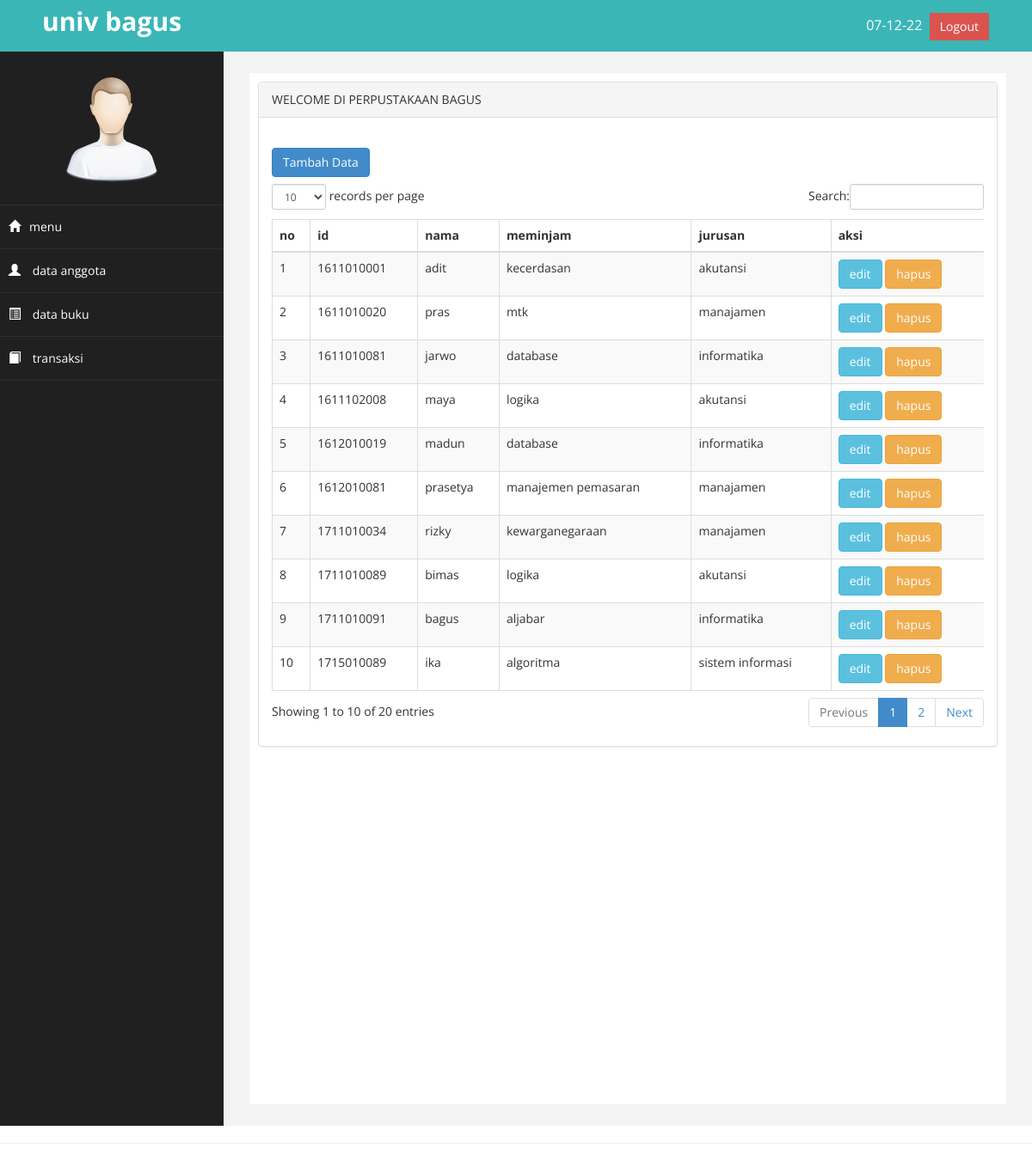
Screenshot of /tugas/index.php?page=anggota with the database file from the repository.
### tables this page shows
CREATE TABLE `db_anggota` (
  `id` int(30) NOT NULL,
  `nama` varchar(30) NOT NULL,
  `meminjam` varchar(70) NOT NULL,
  `jurusan` varchar(30) NOT NULL,
  `aksi` int(15) NOT NULL
);

### tugas/page/anggota/dataanggota.php (the view, shortened to what this page needs)
    <div class="row">
        <div class="col-md-12">
            <div class="panel panel-default">
                <div class="panel-heading">
                <div id="runningtext">
<marquee behavior="scroll" scrollamount="3" onmouseover="this.stop();" onmouseout="this.start();" direction="left">
    WELCOME DI PERPUSTAKAAN BAGUS
</marquee>
</div>
</div>
                <div class="panel-body">
                    <div class="table-responsive">
                        <table class="table table-striped table-bordered table-hover" id="dataTables-example">
                            <thead>
                                   <tr>
                                    <th>no</th>
                                    <th>id</th>
                                    <th>nama</th>
                                    <th>meminjam</th>
                                    <th>jurusan</th>
                                    <th>aksi</th>
                                </tr>
                            </thead>
                            <tbody>
                                <?php
                                $no=1;
                                $sql= $koneksi->query ("select *from db_anggota");
                                while ($data=$sql->fetch_assoc()){
                                ?>
                                <tr>
                                    <td><?php echo $no++;?></td>
                                    <td><?php echo $data ['id'];?></td>
                                    <td><?php echo $data ['nama'];?></td>
                                    <td><?php echo $data ['meminjam'];?></td>
                                    <td><?php echo $data ['jurusan'];?></td>
                                    <td>
                                        <a href="?page=anggota&aksi=ubah&id=<?php echo $data['id']; ?>" class="btn btn-info">edit</a>
                                        <a onclick="return confirm ('Anda Yakin Akan Mengapus Data ini.....???)"
                                            href="?page=anggota&aksi=hapus&id=<?php echo $data['id']; ?>" class="btn btn-warning">hapus </a>
                                    </td>
                                </tr>
                            <?php } ?>
                            <br>
                            <a href="?page=anggota&aksi=tambah" class="btn btn-primary" style="margin-bottom:8px;">Tambah Data </a>
                        </tbody>
                    </table>
                </div>
            </div>
        </div>
    </div>
         </div>
                </div>
                </div>
                </div>

### tugas/index.php (shortened to what this page needs)
<?php
$koneksi = new mysqli ("localhost","root","","perpus");
?>
<!DOCTYPE html>
<html xmlns="http://www.w3.org/1999/xhtml">
<head>
    <link href="assets/css/bootstrap.css" rel="stylesheet" />
    <link href="assets/css/font-awesome.css" rel="stylesheet" />
    <link href="assets/css/custom.css" rel="stylesheet" />
     <link href="assets/js/dataTables/dataTables.bootstrap.css" rel="stylesheet" />
</head>
<body>
    <div id="wrapper">
        <nav class="navbar navbar-default navbar-cls-top " role="navigation" style="margin-bottom: 0">
            <div class="navbar-header">
                <a class="navbar-brand" >univ bagus</a>
            </div>
  <div style="color: white;
padding: 15px 50px 5px 50px;
float: right;
font-size: 16px;"><?php echo date('d-m-y');?> &nbsp;<a href="login.php " class="btn btn-danger square-btn-adjust">Logout</a> </div>
        </nav>
                <nav class="navbar-default navbar-side" role="navigation">
            <div class="sidebar-collapse">
                <ul class="nav" id="main-menu">
				<li class="text-center">
                    <img src="assets/img/find_user.png" class="user-image img-responsive"/>
					</li>
                    <li>
                        <a  href="?page=home "><i class="glyphicon glyphicon-home fa-1x"></i>menu </a>
                    </li>
                    <li>
                        <a  href="?page=anggota"><i class="glyphicon glyphicon-user fa-1x"></i> data anggota</a>
                    </li>
                     <li>
                        <a  href="?page=buku"><i class="glyphicon glyphicon-list-alt fa-1x"></i> data buku</a>
                    </li>
                     <li>
                        <a  href="?page=transaksi"><i class=" glyphicon glyphicon-book fa-1x "></i> transaksi </a>
                    </li>
                </ul>
            </div>
        </nav>
        <div id="page-wrapper" >
            <div id="page-inner">
                <div class="row">
                    <div class="col-md-12">
                     <?php
                    $page=$_GET ['page'];
                    $aksi=$_GET ['aksi'];
                    if ($page == "anggota") {
                        if ($aksi == "") {
                            include "page/anggota/dataanggota.php";
                        }elseif ($aksi == "tambah") {
                            include "page/anggota/tambah.php";
                        }elseif ($aksi == "ubah") {
                            include "page/anggota/ubah.php";
                        }elseif ($aksi== "hapus") {
                            include "page/anggota/hapus.php";
                        }
                        }elseif ($page=="home") {
                           include "page/home.php";
                        }
                    ?>
                    </div>
                </div>
                 <hr />
</body>
</html>

### tugas/assets/css/custom.css (style rules this page uses)
body { font-family: 'Open Sans', sans-serif; }
#wrapper { width: 100%; background:#202020; }
#page-wrapper { padding: 15px 15px; min-height: 600px; background:#F3F3F3; }
#page-inner { width:100%; margin:10px 20px 10px 0px; background-color:#fff!important; padding:10px; min-height:1200px; }
.text-center { text-align:center; }
.square-btn-adjust { border: 0px solid transparent; -webkit-border-radius: 0px; -moz-border-radius: 0px; border-radius: 0px; }
.user-image { margin: 25px auto; -webkit-border-radius: 10px; -moz-border-radius: 10px; border-radius: 10px; max-height:170px; max-width:170px; }
.navbar-cls-top .navbar-brand { color: #fff; background: #3bb6b6; width: 260px; text-align: center; height: 60px; font-size: 30px; font-weight: 700; }
.sidebar-collapse , .sidebar-collapse .nav { background:none; }
.sidebar-collapse .nav { padding:0; }
.sidebar-collapse .nav > li > a { color:#fff; background:#202020; text-shadow:none; }
.sidebar-collapse > .nav > li > a { padding:15px 10px; }
.sidebar-collapse > .nav > li { border-bottom: 1px solid rgba(107, 108, 109, 0.19); }
.navbar-side { border:none; background-color: #202020; }
.navbar-cls-top { background:#3bb6b6; border-bottom:none; }
.navbar-default { border:0px solid black; }
.navbar-header { background: #A70303; }
.nav > li > a > i { margin-right:10px; }
@media (min-width:768px) { #page-wrapper { margin: 0 0 0 260px; padding: 15px 30px; min-height: 1200px; } }
@media (min-width:768px) { .navbar-side { z-index: 1; position: absolute; width: 260px; } }
@media (min-width:768px) { .navbar { border-radius: 0px; } }

### rows the page displays
db_anggota: id "1611010001", nama "adit", meminjam "kecerdasan", jurusan "akutansi"
db_anggota: id "1611010020", nama "pras", meminjam "mtk", jurusan "manajamen"
db_anggota: id "1611010081", nama "jarwo", meminjam "database", jurusan "informatika"
db_anggota: id "1611102008", nama "maya", meminjam "logika", jurusan "akutansi"
db_anggota: id "1612010019", nama "madun", meminjam "database", jurusan "informatika"
db_anggota: id "1612010081", nama "prasetya", meminjam "manajemen pemasaran", jurusan "manajamen"
db_anggota: id "1711010034", nama "rizky", meminjam "kewarganegaraan", jurusan "manajamen"
db_anggota: id "1711010089", nama "bimas", meminjam "logika", jurusan "akutansi"
db_anggota: id "1711010091", nama "bagus", meminjam "aljabar", jurusan "informatika"
db_anggota: id "1715010089", nama "ika", meminjam "algoritma", jurusan "sistem informasi"
